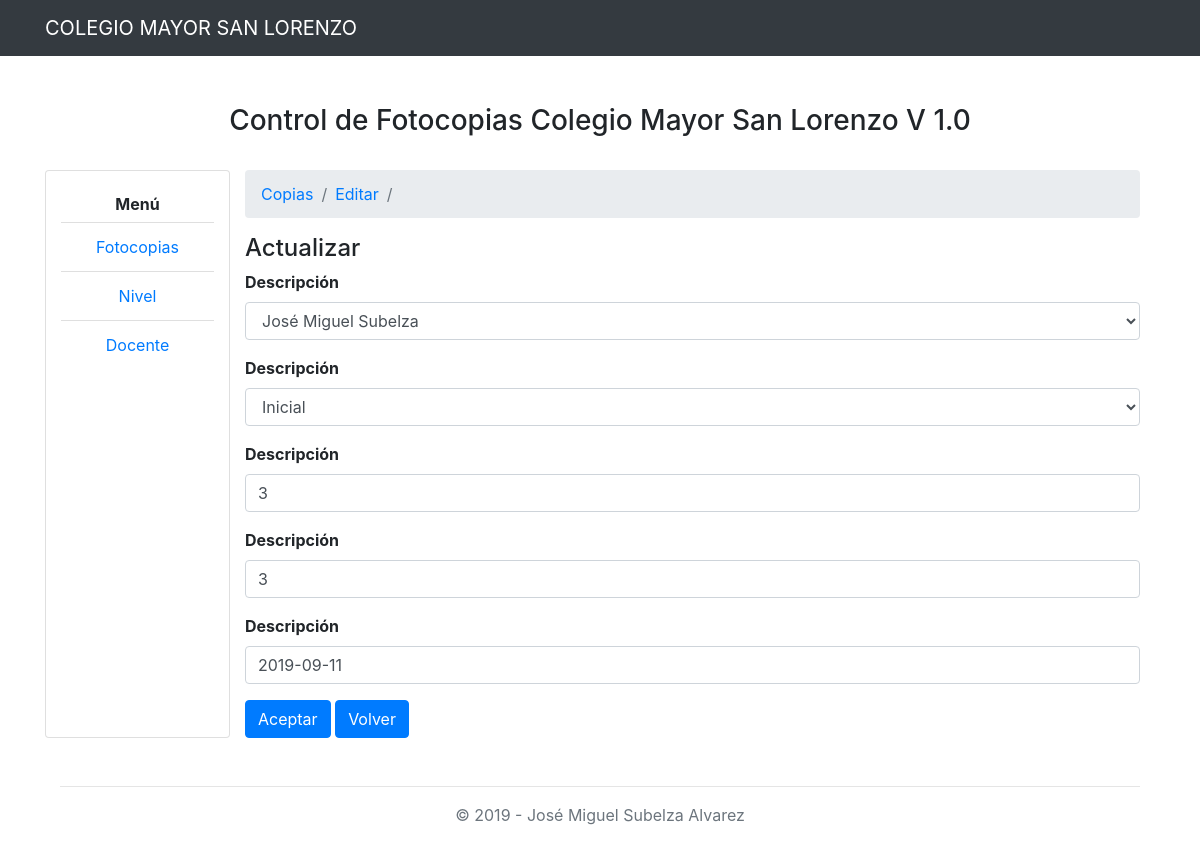
Page /copia/editar/11 on the committed database.
### apps/copias/models.py (models this page shows, shortened)
class Copia(models.Model):
    docente = models.ForeignKey(Docente, on_delete=models.CASCADE, verbose_name='Docente', null=False)
    nivel = models.ForeignKey(Nivel, on_delete=models.CASCADE, verbose_name='Nivel', null=False)
    cantidad = models.IntegerField(null=False)
    detalle = models.CharField(null=True, max_length=300)
    fecha = models.DateField(verbose_name='Fecha', null=True)
    class Meta:
        ordering = ('-fecha',)

### apps/copias/views.py (the view, shortened to what this page needs)
# urls.py: path('copia/editar/<int:pk>', CopiaUpdate.as_view(template_name="copia/actualizar.html"),
class CopiaUpdate(SuccessMessageMixin, UpdateView):
    model = Copia
    fields = "__all__"
    success_message = 'Copia Actualizada Correctamente !'

### apps/copias/models.py (called while the page is built)
    def __str__(self):
        return '{}'.format(self.name)

    def __str__(self):
        return '{}'.format(self.name)

### templates/copia/actualizar.html (shortened to what this page needs)
{% extends 'base/base.html' %}
{% load staticfiles %}
{% load bootstrap4 %}
{% load widget_tweaks %}
{% block content %}
<main role="main">
    <div class="container text-center mt-5">
        <div class="row mb-4">
            <div class="col-md-12">
                <h1 style="font-size: 28px;">Control de Fotocopias Colegio Mayor San Lorenzo V 1.0 </h1>
            </div>
        </div>
        <div class="row mb-5">
            <div class="card col-md-2">
                <h6 class="mt-4"><strong>Menú</strong></h6>
                <ul class="list-group list-group-flush">
                    <li class="list-group-item"><a href="{% url 'copia_lista'%}">Fotocopias</a></li>
                    <li class="list-group-item"><a href="{% url 'nivel_lista'%}">Nivel</a></li>
                    <li class="list-group-item"><a href="{% url 'docente_lista'%}">Docente</a></li>
                </ul>
            </div>
            <div class="col-md-10">
                <div class="table-responsive">
                    <nav aria-label="breadcrumb mb-3">
                        <ol class="breadcrumb">
                            <li class="breadcrumb-item"><a href="../">Copias</a></li>
                            <li class="breadcrumb-item"><a href="#">Editar</a></li>
                            <li class="breadcrumb-item active" aria-current="page">{{ object.name }}</li>
                        </ol>
                    </nav>
                    <div class="formulario" align="left">
                        <h4>Actualizar</h4>
                        <form method="post" enctype="multipart/form-data">
                            <div class="form-group">
                                <label for="name" class="txt_negrita">Descripción</label>
                                {{ form.docente|add_class:"form-control" }}
                            </div>
                            <div class="form-group">
                                <label for="name" class="txt_negrita">Descripción</label>
                                {{ form.nivel|add_class:"form-control" }}
                            </div>
                            <div class="form-group">
                                <label for="name" class="txt_negrita">Descripción</label>
                                {{ form.cantidad|add_class:"form-control" }}
                            </div>
                            <div class="form-group">
                                <label for="name" class="txt_negrita">Descripción</label>
                                {{ form.detalle|add_class:"form-control" }}
                            </div>
                            <div class="form-group">
                                <label for="name" class="txt_negrita">Descripción</label>
                                {{ form.fecha|add_class:"form-control" }}
                            </div>
                            <button type="submit" class="btn btn-primary">Aceptar</button>
                            <a href="../" type="submit" class="btn btn-primary">Volver</a>
                        </form>
                    </div>
                </div>
            </div>
        </div>
        <hr>
    </div>
</main>
{% endblock %}

### static/css/estilos.css (style rules this page uses)
.txt_negrita { font-weight: bold!important; }

### rows in the picture
Copia: docente "José Miguel Subelza", nivel "Inicial", cantidad "3", detalle "3", fecha "2019-09-11"
